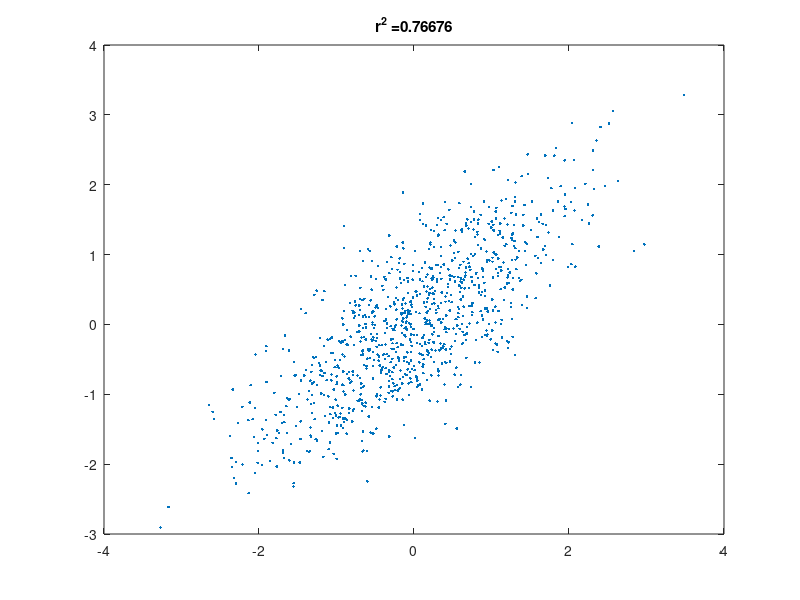
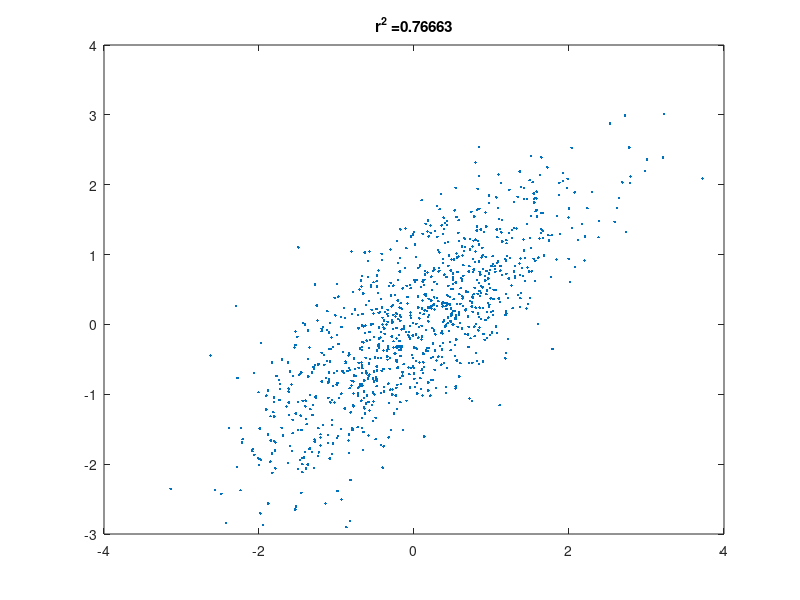
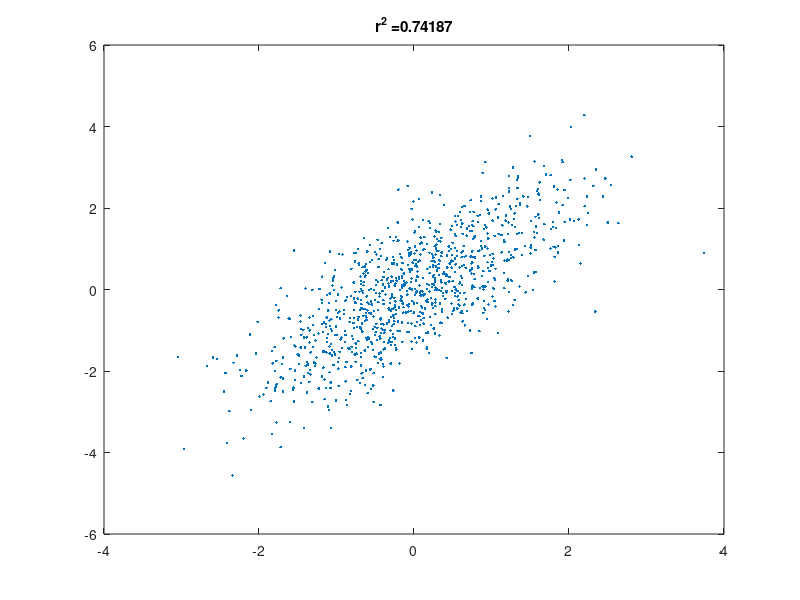
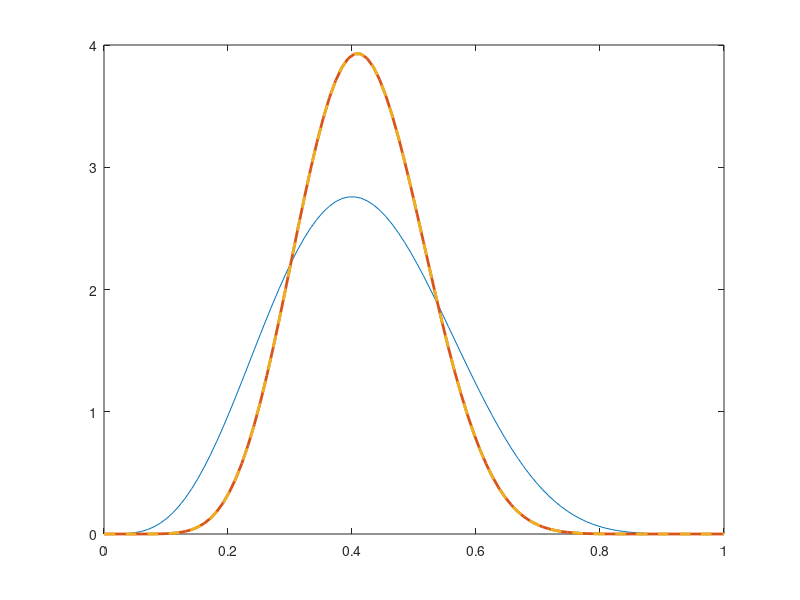

MATLAB code for these plots, in order:
clear
close all

%% 1-generate 2-D gaussian distribution
% given a correlation coefficient, how to generate data samples? 
target_r = .75;
nsample = 1000;
%% way 1: generate distribution from covariance matrix using matlab function
% -- for homework of course you shouldn't use that. 
std1 = 1;
std2 = 1;
std12 = std1*std2*target_r;
covmat = [std1,std12;std12,std2];% "semi-definite" matrix

meanvec = [0,0];
R = mvnrnd(meanvec,covmat,nsample);
figure;
plot(R(:,1),R(:,2),'.')
title(['r^2 =' num2str(corr2(R(:,1),R(:,2)))])

%% way 2: generate data of unit variance then transform
% first, generate two orthogonal dataset that their covariance is identity
X1 = randn(nsample,1);
X2 = randn(nsample,1);
R0 = [X1,X2]; % or, just use randn(nsample,2)
% check: is X1 and X2 independent?
disp(R0'*R0/(nsample-1)) %way1: check covariance close to I
disp(corr2(X1,X2))%way2: check correlation coefficient close to 0
[u,s,v]=svd(R0);
disp(s(1:2,:)/sqrt(nsample)) %way3: check s matrix of original data svd close to I
if abs(corr2(X1,X2))<.01
    disp('yes the covariance matrix of R0 is identity')
end

% want the new variance to be sth new: C = M'IM. What should be M?
% C = USU' 
% C = Y'Y = (XM)'XM = M'IM = M'M
% => M = sqrt(S)U'.

[u,d,v] = svd(covmat);
M = d.^.5 * v';
R = R0*M;

figure;
plot(R(:,1),R(:,2),'.')
title(['r^2 =' num2str(corr2(R(:,1),R(:,2)))])

%% way 3: use the geometric intuition of coefficience
X1 = randn(nsample,1);
X2 = randn(nsample,1);
Y1 = X1+X2*tan(acos(target_r));
R = [X1,Y1];
figure;
plot(R(:,1),R(:,2),'.')
title(['r^2 =' num2str(corr2(R(:,1),R(:,2)))])

disp([norm(X1),norm(X2)])
disp(X1'*X2/norm(X1)/norm(X2)) 

% FYI: can you use this method to generate data given the full coefficient matrix?


%% 2-operation of random variables
% What is the mean and variance of:
% Y = X1+X2
% where X1,X2 are independently drawn from 1-D gaussian
%% what's your intuition? should it become bigger or smaller?
mean1 = 0;
std1 = 5;
mean2 = 20;
std2 = 2;
X1 = std1*randn(nsample,1)+mean1; % generate normal variables of given parameters
X2 = std2*randn(nsample,1)+mean2;
%% way1: linear transformation
% E(Y) = E(X)M
% E(Y^2) = ME(X^2)M'
M = [1;1];
meanY = [mean1,mean2]*M;
varY = M'*[std1^2,0;0,std2^2]*M;
sprintf('mean of X1+X2:%.2f, variance: %.2f',meanY,varY)

%% way2: vector perspective for determining variance
sprintf('variance: %.2f',std1^2 + std2^2)
%% way3: do simulation
Y1 = X1+X2;
sprintf('mean of X1+X2:%.2f, variance: %.2f,std: %.2f',mean(Y1),var(Y1),std(Y1))

%% 3-conditional, marginal probability (prosecutor fallacy)
% see slides.
p_table = 196/10194
p_bayes = .98*.0002/.0102

%% 4-Bayesian belief update
%% 4.1-binomial
N = 12; % data from the class
p = 5/12;
Bino = makedist('Binomial','n',N,'p',p);
sprintf('mean=%.2f, standard dv = %.2f',mean(Bino),std(Bino))

%% 4.2-Beta and Bernoulli distribution
expBern = p;
varBern = p*(1-p);
sprintf('mean=%.2f, standard dv = %.2f',N*expBern,sqrt(N*varBern))

%% 4.3-Inferring posterior of the bias rate
Data1 = [0,0,0,0,0,0,0,1,1,1,1,1]; % data from the first sample in class
x = linspace(0,1,100);
a = sum(Data1);
b = sum(~Data1);
beta1 = betapdf(x,a,b);
figure;
plot(x,beta1)
hold on
% find the mode
[~,idx] = max(beta1);
sprintf('most likely rate is %.3f',x(idx))
% add data from the second experiment
Data2 = [0,0,0,0,0,0,0,1,1,1,1,1]; % data from the second sample in class
a2 = a + sum(Data2);
b2 = b + sum(~Data2);
beta2 = betapdf(x,a2,b2);
plot(x,beta2,'LineWidth',2)
hold on

% find the mode
[~,idx] = max(beta2);
sprintf('most likely rate now becomes %.3f',x(idx))

% if you don't belief in conjugation...let's check it.
prior = beta1;
likelihood = x.^sum(Data2) .* (1-x).^sum(~Data2);
posterior = prior.*likelihood;
[~,idx] = max(posterior);
sprintf('manually get most likely rate: %.3f',x(idx))

hold on
magnifier = max(beta2)/max(posterior);
plot(x,posterior*magnifier,'--','LineWidth',2)

%% FYI: test that the conjugation prior of normal distribution is itself